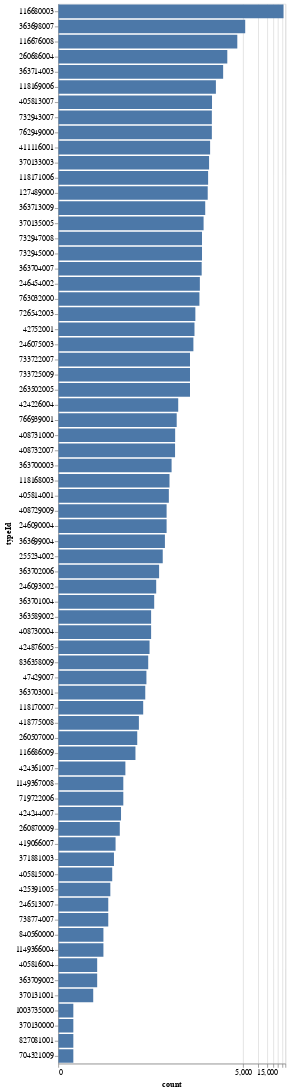

Notebook code cell kept with this figure:
### Code cell
# inspect frequency of each type of relationship out of 66,017 relationships
print(Relationship.shape)

# 116680003 | Is A occurs 32,111 times i.e accounts for half
# 363698007 | Finding site 5,497
# 116676008 | Associated morphology 3,818
type_count = (
    Relationship.select(pl.col("typeId").value_counts())
    .unnest("typeId")
    .sort("count", descending=True)
)
type_count.plot.bar(
    alt.X("count:Q").scale(type="symlog"), y=alt.Y("typeId:O").sort("-x")
)

### Figure 1 — Vega-Lite specification as saved in the notebook (floating-point values rounded to 4 significant figures)
{"config": {"view": {"continuousWidth": 300, "continuousHeight": 300}}, "data": {"name": "data-34f6187e8298eba55fc225705bcfbbc4"}, "mark": {"type": "bar", "tooltip": true}, "encoding": {"x": {"field": "count", "scale": {"type": "symlog"}, "type": "quantitative"}, "y": {"field": "typeId", "sort": "-x", "type": "ordinal"}}, "params": [{"name": "param_1", "select": {"type": "interval", "encodings": ["x", "y"]}, "bind": "scales"}], "$schema": "https://vega.github.io/schema/vega-lite/v5.20.1.json", "datasets": {"data-34f6187e8298eba55fc225705bcfbbc4": [{"typeId": 116680003, "count": 32111}, {"typeId": 363698007, "count": 5497}, {"typeId": 116676008, "count": 3818}, {"typeId": 260686004, "count": 2407}, {"typeId": 363714003, "count": 1988}, {"typeId": 118169006, "count": 1423}, {"typeId": 405813007, "count": 1190}, {"typeId": 732943007, "count": 1181}, {"typeId": 762949000, "count": 1181}, {"typeId": 411116001, "count": 1090}, {"typeId": 370133003, "count": 1039}, {"typeId": 118171006, "count": 994}, {"typeId": 127489000, "count": 976}, {"typeId": 363713009, "count": 870}, {"typeId": 370135005, "count": 807}, {"typeId": 732947008, "count": 750}, {"typeId": 732945000, "count": 750}, {"typeId": 363704007, "count": 739}, {"typeId": 246454002, "count": 679}, {"typeId": 763032000, "count": 666}, {"typeId": 726542003, "count": 552}, {"typeId": 42752001, "count": 530}, {"typeId": 246075003, "count": 504}, {"typeId": 733722007, "count": 431}, {"typeId": 733725009, "count": 431}, {"typeId": 263502005, "count": 431}, {"typeId": 424226004, "count": 250}, {"typeId": 766939001, "count": 233}, {"typeId": 408731000, "count": 217}, {"typeId": 408732007, "count": 216}, {"typeId": 363700003, "count": 184}, {"typeId": 118168003, "count": 167}, {"typeId": 405814001, "count": 162}, {"typeId": 408729009, "count": 146}, {"typeId": 246090004, "count": 146}, {"typeId": 363699004, "count": 135}, {"typeId": 255234002, "count": 122}, {"typeId": 363702006, "count": 103}, {"typeId": 246093002, "count": 90}, {"typeId": 363701004, "count": 82}, {"typeId": 363589002, "count": 71}, {"typeId": 408730004, "count": 71}, {"typeId": 424876005, "count": 66}, {"typeId": 836358009, "count": 62}, {"typeId": 47429007, "count": 57}, {"typeId": 363703001, "count": 54}, {"typeId": 118170007, "count": 49}, {"typeId": 418775008, "count": 40}, {"typeId": 260507000, "count": 37}, {"typeId": 116686009, "count": 34}, {"typeId": 424361007, "count": 21}, {"typeId": 1149367008, "count": 19}, {"typeId": 719722006, "count": 19}, {"typeId": 424244007, "count": 17}, {"typeId": 260870009, "count": 16}, {"typeId": 419066007, "count": 13}, {"typeId": 371881003, "count": 12}, {"typeId": 405815000, "count": 11}, {"typeId": 425391005, "count": 10}, {"typeId": 246513007, "count": 9}, {"typeId": 738774007, "count": 9}, {"typeId": 840560000, "count": 7}, {"typeId": 1149366004, "count": 7}, {"typeId": 405816004, "count": 5}, {"typeId": 363709002, "count": 5}, {"typeId": 370131001, "count": 4}, {"typeId": 1003735000, "count": 1}, {"typeId": 370130000, "count": 1}, {"typeId": 827081001, "count": 1}, {"typeId": 704321009, "count": 1}]}}
